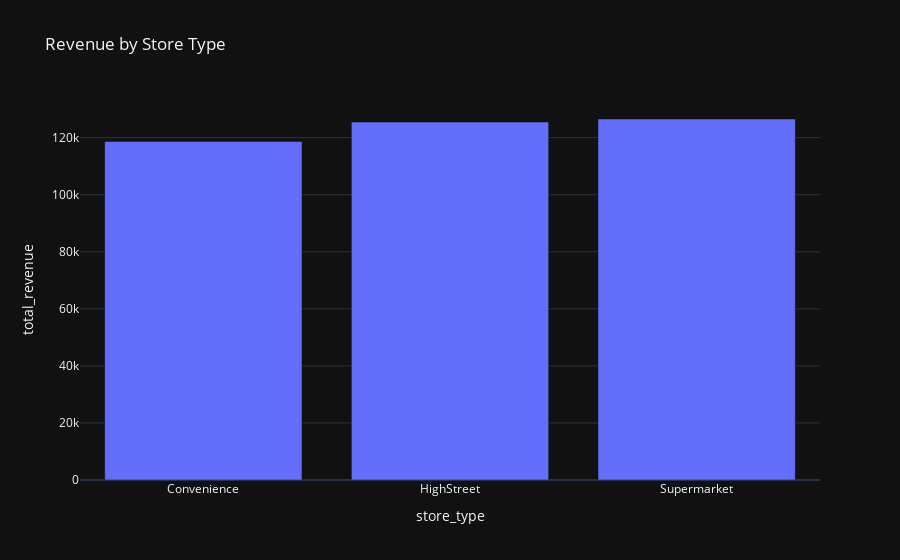

The cell this chart's notebook holds for it:
### Markdown cell above
### Chart 5 — Store Type Performance (Grouped Bar)

### Code cell
store_perf = df.groupby(['store_type'], as_index=False).agg(total_units=('units_sold','sum'), total_revenue=('revenue','sum'), total_profit=('profit','sum'))
fig = px.bar(store_perf, x='store_type', y='total_revenue', title="Revenue by Store Type", hover_data=['total_units','total_profit'])
fig.update_layout(template='plotly_dark')
fig.show()

### Figure 1 — Plotly figure (JSON) as saved in the notebook; plotly's stock layout.template omitted (floating-point values rounded to 4 significant figures)
{"data": [{"customdata": [[1876.0, 34510.0], [1960.0, 34710.0], [2029.0, 33180.0]], "hovertemplate": "store_type=%{x}<br>total_revenue=%{y}<br>total_units=%{customdata[0]}<br>total_profit=%{customdata[1]}<extra></extra>", "legendgroup": "", "marker": {"color": "#636efa", "pattern": {"shape": ""}}, "name": "", "orientation": "v", "showlegend": false, "textposition": "auto", "x": ["Convenience", "HighStreet", "Supermarket"], "xaxis": "x", "y": [118700.0, 125500.0, 126500.0], "yaxis": "y", "type": "bar"}], "layout": {"xaxis": {"anchor": "y", "domain": [0.0, 1.0], "title": {"text": "store_type"}}, "yaxis": {"anchor": "x", "domain": [0.0, 1.0], "title": {"text": "total_revenue"}}, "legend": {"tracegroupgap": 0}, "title": {"text": "Revenue by Store Type"}, "barmode": "relative"}}
